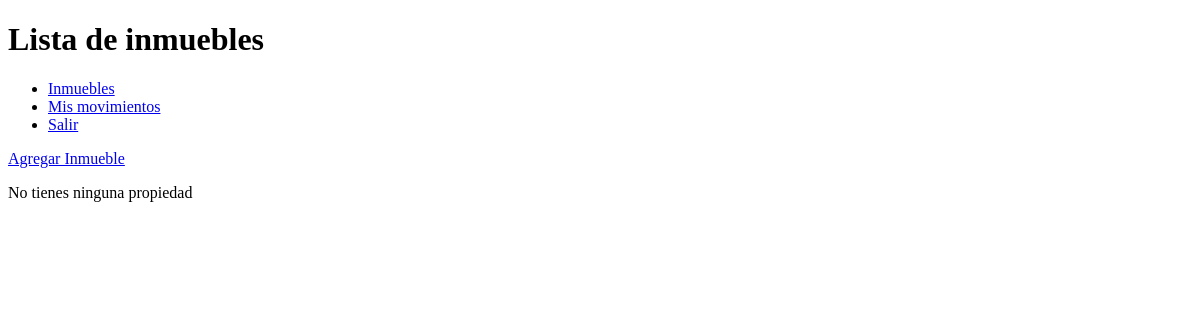
/lista_propiedades.php (signed in), run on an earlier commit of the app's database.
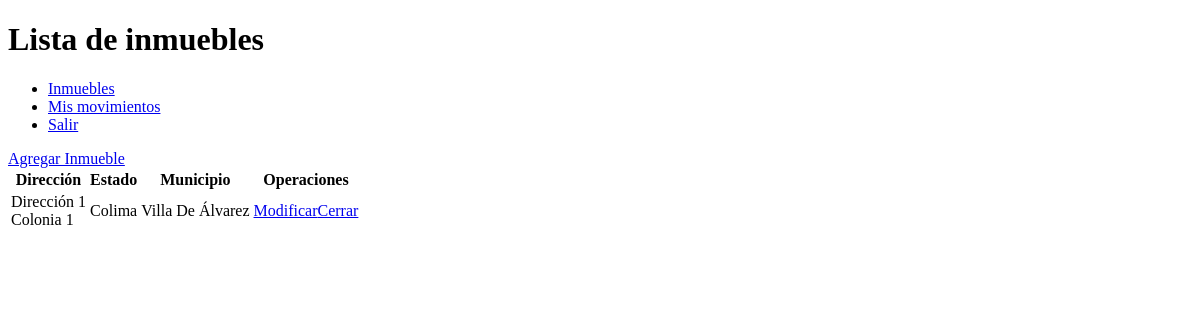
And on a later commit of the database.
### tables this page shows
CREATE TABLE IF NOT EXISTS `propiedades` (
  `IdPropiedad` int(11) NOT NULL AUTO_INCREMENT,
  `Direccion` varchar(250) NOT NULL,
  `Colonia` varchar(100) NOT NULL,
  `Estado` varchar(20) NOT NULL,
  `Municipio` varchar(20) NOT NULL,
  `Construccion` varchar(20) NOT NULL,
  `Unidad1` varchar(10) NOT NULL,
  `Terreno` int(11) NOT NULL,
  `Unidad2` varchar(10) NOT NULL,
  `Precio` int(11) NOT NULL,
  `Moneda` varchar(10) NOT NULL,
  `Piso` int(11) NOT NULL,
  `Cochera` varchar(10) NOT NULL,
  `Cuarto` varchar(10) NOT NULL,
  `Bath` varchar(10) NOT NULL,
  `TOperacion` varchar(10) NOT NULL,
  `TPropiedad` varchar(20) NOT NULL,
  `FInicio` varchar(10) NOT NULL,
  `FFin` varchar(10) NOT NULL,
  `Foto1` varchar(250) NOT NULL,
  `Foto2` varchar(250) NOT NULL,
  `Foto3` varchar(250) NOT NULL,
  `Foto4` varchar(250) NOT NULL,
  `Foto5` varchar(250) NOT NULL,
  `Foto6` varchar(250) NOT NULL,
  `Descripcion` varchar(500) NOT NULL,
  `Coordenadas` varchar(100) NOT NULL,
  `Disponible` varchar(2) NOT NULL,
  PRIMARY KEY (`IdPropiedad`)
);

### api/dbConfig.php (called while the page is built, shortened)
<?php
	$dbName="mapavende";
?>

### api/consultas.php (called while the page is built, shortened)
<?php
	function consultar($query){
		require('dbConfig.php');
		$conexion =  mysql_connect($serverAddress, $user, $passwd);
		$resultado= mysql_query($query, $conexion);
		$i=0;
		while ($reg2=mysql_fetch_array($resultado)){
			$arreglo[$i]=$reg2;
			$i++;
		}
		if($i==0){
			return $reg2;
		}
		else{
			return $arreglo;
		}
	}
?>

### lista_propiedades.php (the view, shortened to what this page needs)
<?php include("api/security.php");
	include("api/consultas.php");
	$propiedades= consultar("SELECT * FROM propiedades WHERE Disponible='Si'"); ?>
<!DOCTYPE html>
<html>
	<head>
	<head>
	<body>
		<h1>Lista de inmuebles</h1>
		<div>
			<ul>
				<li><a href="lista_propiedades.php">Inmuebles</a></li>
				<li><a href="mis_movimientos.php">Mis movimientos</a></li>
				<li><a href="api/exit.php">Salir</a></li>
			</ul>
		</div>
		<div>
			<a href="agregar.php">Agregar Inmueble</a>
		<?php if($propiedades) { ?>
		<table>
			<thead>
				<th>Dirección</th>
				<th>Estado</th>
				<th>Municipio</th>
				<th>Operaciones</th>
			</thead>
			<tbody>
			<?php
				foreach ($propiedades as $propiedad){
				echo "<tr><td>".$propiedad["Direccion"]."</br>".$propiedad["Colonia"]."</td>";
				echo "<td>".$propiedad["Estado"]."</td>";
				echo "<td>".$propiedad["Municipio"]."</td>";
				echo "<td><a href=". ("editar.php?id=". $propiedad["IdPropiedad"]) .">Modificar</a>";
				echo "<a href=". ("baja.php?id=". $propiedad["IdPropiedad"]) .">Cerrar</a></td></tr>";
				}
			} else {
			echo "<p>No tienes ninguna propiedad</p>";
			}
			?>
		</table>
	</body>
</html>

What changed in the data, as far as the page shows it:
added propiedades: Direccion "Dirección 1", Colonia "Colonia 1", Estado "Colima", Municipio "Villa De Álvarez"
Also different on the page:
text no longer shown: "No tienes ninguna propiedad"
text now shown: "Dirección Estado Municipio Operaciones"
